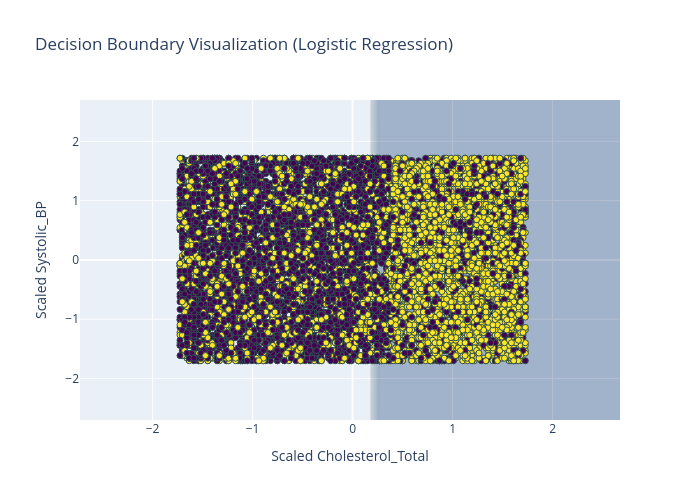

Notebook code for this chart:
### Markdown cell above
**2.3 Decision Boundary Visualization**

Visualizing the decision boundary separating classes using Plotly.

### Code cell
import plotly.graph_objects as go
import numpy as np

# Create a mesh grid for decision boundary
x_min, x_max = X_test_scaled[:, 0].min() - 1, X_test_scaled[:, 0].max() + 1
y_min, y_max = X_test_scaled[:, 1].min() - 1, X_test_scaled[:, 1].max() + 1
xx, yy = np.meshgrid(np.arange(x_min, x_max, 0.1), np.arange(y_min, y_max, 0.1))

# Predict background grid points
Z = clf_model.predict(np.c_[xx.ravel(), yy.ravel()])
Z = Z.reshape(xx.shape)

# Create Decision Boundary Plot
fig = go.Figure()

# Add decision boundary contour
fig.add_trace(go.Contour(
    x=np.arange(x_min, x_max, 0.1),
    y=np.arange(y_min, y_max, 0.1),
    z=Z,
    showscale=False,
    opacity=0.3,
    colorscale='Blues'
))

# Add test scatter points (Fixed colorscale to 'Viridis')
fig.add_trace(go.Scatter(
    x=X_test_scaled[:, 0],
    y=X_test_scaled[:, 1],
    mode='markers',
    marker=dict(color=y_test_c, colorscale='Viridis', line=dict(width=1, color='DarkSlateGrey')),
    text=[f"Actual: {val}" for val in y_test_c],
    name='Test Samples'
))

fig.update_layout(
    title='Decision Boundary Visualization (Logistic Regression)',
    xaxis_title=f'Scaled {feature_cols_clf[0]}',
    yaxis_title=f'Scaled {feature_cols_clf[1]}',
    width=700,
    height=500
)

fig.show()

### Figure 1 — Plotly figure (JSON) as saved in the notebook; plotly's stock layout.template omitted (floating-point values rounded to 4 significant figures; data arrays with more than 128 entries replaced by an {"elided": "..."} marker saying what was removed)
{"data": [{"colorscale": [[0, "rgb(247,251,255)"], [0.125, "rgb(222,235,247)"], [0.25, "rgb(198,219,239)"], [0.375, "rgb(158,202,225)"], [0.5, "rgb(107,174,214)"], [0.625, "rgb(66,146,198)"], [0.75, "rgb(33,113,181)"], [0.875, "rgb(8,81,156)"], [1, "rgb(8,48,107)"]], "opacity": 0.3, "showscale": false, "type": "contour", "x": [-2.726, -2.626, -2.526, -2.426, -2.326, -2.226, -2.126, -2.026, -1.926, -1.826, -1.726, -1.626, -1.526, -1.426, -1.326, -1.226, -1.126, -1.026, -0.9257, -0.8257, -0.7257, -0.6257, -0.5257, -0.4257, -0.3257, -0.2257, -0.1257, -0.02573, 0.07427, 0.1743, 0.2743, 0.3743, 0.4743, 0.5743, 0.6743, 0.7743, 0.8743, 0.9743, 1.074, 1.174, 1.274, 1.374, 1.474, 1.574, 1.674, 1.774, 1.874, 1.974, 2.074, 2.174, 2.274, 2.374, 2.474, 2.574, 2.674], "y": [-2.702, -2.602, -2.502, -2.402, -2.302, -2.202, -2.102, -2.002, -1.902, -1.802, -1.702, -1.602, -1.502, -1.402, -1.302, -1.202, -1.102, -1.002, -0.902, -0.802, -0.702, -0.602, -0.502, -0.402, -0.302, -0.202, -0.102, -0.002034, 0.09797, 0.198, 0.298, 0.398, 0.498, 0.598, 0.698, 0.798, 0.898, 0.998, 1.098, 1.198, 1.298, 1.398, 1.498, 1.598, 1.698, 1.798, 1.898, 1.998, 2.098, 2.198, 2.298, 2.398, 2.498, 2.598, 2.698], "z": {"elided": "55x55 int values"}}, {"marker": {"color": {"elided": "10000 int values"}, "colorscale": [[0, "#440154"], [0.1111, "#482878"], [0.2222, "#3e4989"], [0.3333, "#31688e"], [0.4444, "#26828e"], [0.5556, "#1f9e89"], [0.6667, "#35b779"], [0.7778, "#6ece58"], [0.8889, "#b5de2b"], [1, "#fde725"]], "line": {"color": "DarkSlateGrey", "width": 1}}, "mode": "markers", "name": "Test Samples", "text": {"elided": "10000 str values"}, "type": "scatter", "x": {"elided": "10000 float values"}, "y": {"elided": "10000 float values"}}], "layout": {"height": 500, "title": {"text": "Decision Boundary Visualization (Logistic Regression)"}, "width": 700, "xaxis": {"title": {"text": "Scaled Cholesterol_Total"}}, "yaxis": {"title": {"text": "Scaled Systolic_BP"}}}}
